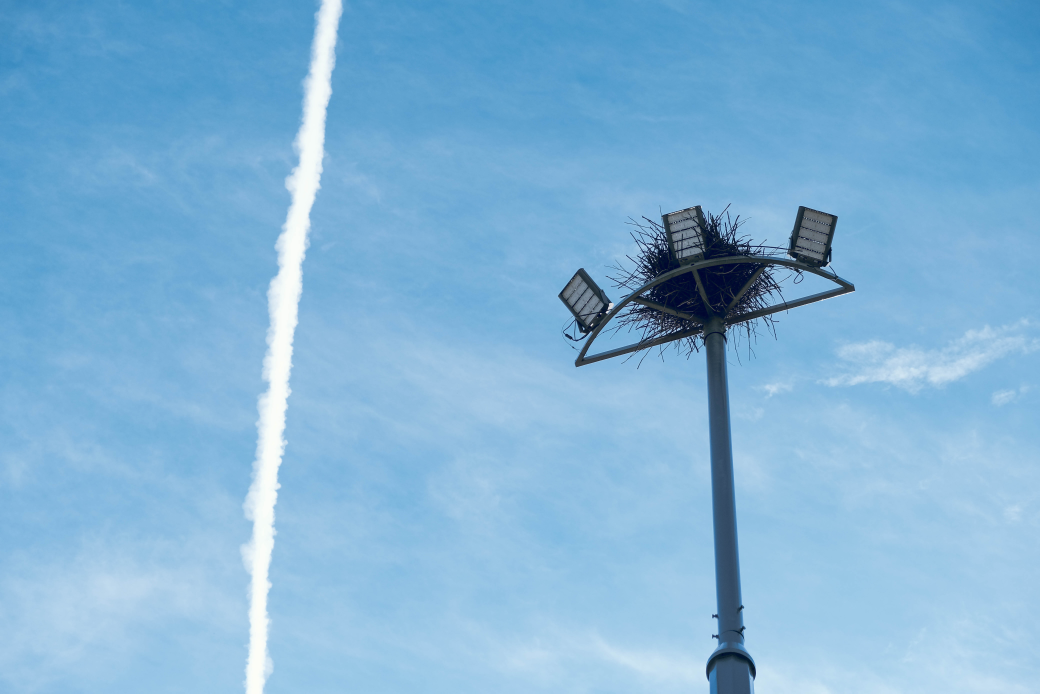
#> input picture photos/DSCF0057_retouched.jpg, 6240 x 4160 px (shown at 1/6 size); its folder holds only this picture in this run
$ python build.py
#> lines starting #> are read from the running program, lines starting #| are printed output that depends on the picture
"""Build the photo shop. Originals stay unchanged; previews and colour ordering are generated."""
from pathlib import Path
from datetime import datetime
from fractions import Fraction
from xml.etree import ElementTree
import hashlib
import json
import math
import re
import shutil

ROOT = Path(__file__).resolve().parent.parent
OUTPUT = ROOT / '_site'
SUPPORTED = {'.jpg', '.jpeg', '.png', '.webp', '.gif', '.avif'}
LAB_TRANSFORM = None


def clean_text(value):
    text = str(value or '').strip().strip('\x00')
    return text if text and all(c.isprintable() for c in text) else ''


def capture_date(value):
    match = re.match(r'^(\d{4})[:-](\d{2})[:-](\d{2})(?:[T ](\d{2}:\d{2}:\d{2}))?', str(value or ''))
    if not match:
        return ''
    date = '-'.join(match.group(i) for i in (1, 2, 3))
    if match.group(4):
        date += ' ' + match.group(4)
    try:
        datetime.fromisoformat(date)
    except ValueError:
        return ''
    return date


def xmp_fields(image):
    raw = image.info.get('xmp', '')
    text = raw.decode('utf-8', errors='replace') if isinstance(raw, bytes) else raw
    text = re.sub('[\x00-\x08\x0b\x0c\x0e-\x1f]', '', text)
    if not text:
        return {}
    try:
        root = ElementTree.fromstring(text)
    except ElementTree.ParseError:
        return {}
    fields = {}
    for node in root.iter():
        for key, value in node.attrib.items():
            fields[key.rsplit('}', 1)[-1]] = clean_text(value)
        if node.text and node.text.strip():
            fields[node.tag.rsplit('}', 1)[-1]] = clean_text(node.text)
    return fields


def number(value):
    try:
        value = float(Fraction(str(value)))
        return value if math.isfinite(value) and value > 0 else None
    except (ValueError, TypeError, ZeroDivisionError):
        return None


def camera_metadata(image):
    exif = image.getexif()
    values = dict(exif)
    try:
        values.update(exif.get_ifd(34665))
    except (KeyError, TypeError, ValueError):
        pass
    xmp = xmp_fields(image)
    metadata = {}
    camera = ' '.join(filter(None, (clean_text(values.get(tag)) for tag in (271, 272))))
    if camera:
        metadata['camera'] = camera
    lens = clean_text(values.get(42036)) or xmp.get('LensModel') or xmp.get('Lens')
    if lens:
        metadata['lens'] = lens
    # These exports contain corrupt IFD offsets: do not publish their repeated, invalid rationals.
    broken_ifd = bool(values.get(42036) and not clean_text(values[42036]))
    aperture = number(values.get(33437))
    broken_ifd = broken_ifd or bool(aperture and aperture < 0.5)
    if not broken_ifd:
        seconds = number(values.get(33434))
        if seconds:
            reciprocal = 1 / seconds
            metadata['shutter'] = (f'1/{round(reciprocal)} s' if seconds < 1 and abs(reciprocal - round(reciprocal)) < 0.01 else f'{seconds:g} s')
        if aperture:
            metadata['aperture'] = f'f/{aperture:g}'
        if values.get(34855):
            metadata['iso'] = str(values[34855])
        focal = number(values.get(37386))
        if focal:
            metadata['focalLength'] = f'{focal:g} mm'
        equivalent = number(values.get(41989))
        if equivalent:
            metadata['equivalentFocalLength'] = f'{equivalent:g} mm'
        if values.get(41987) in (0, 1):
            metadata['whiteBalance'] = {0: '自动', 1: '手动'}[values[41987]]
    date = capture_date(values.get(36867))
    for key in ('DateTimeOriginal', 'DateCreated', 'CreateDate'):
        date = date or capture_date(xmp.get(key))
    if date:
        metadata['capturedAt'] = date
    return metadata


def colour_features(image):
    from PIL import ImageCms, ImageStat
    global LAB_TRANSFORM
    if LAB_TRANSFORM is None:
        LAB_TRANSFORM = ImageCms.buildTransform(ImageCms.createProfile('sRGB'), ImageCms.createProfile('LAB'), 'RGB', 'LAB')
    sample = image.convert('RGB').resize((64, 64))
    lab = ImageCms.applyTransform(sample, LAB_TRANSFORM)
    stats = ImageStat.Stat(lab)
    return [round(stats.mean[0] * 100 / 255 * 0.7, 3), round(stats.mean[1] - 128, 3),
            round(stats.mean[2] - 128, 3), round(stats.stddev[0] * 100 / 255 * 0.3, 3)]


def colour_distance(first, second):
    return math.dist(first['colour'], second['colour'])


def colour_sequence(group):
    if len(group) < 3:
        return sorted(group, key=lambda p: (-p['colour'][0], p['name']))
    # Try every starting photo, then keep the smoothest nearest-neighbour path.
    candidates = []
    for start in range(len(group)):
        remaining = list(range(len(group)))
        remaining.remove(start)
        path = [start]
        while remaining:
            next_index = min(remaining, key=lambda i: (colour_distance(group[path[-1]], group[i]), group[i]['name']))
            path.append(next_index)
            remaining.remove(next_index)
        cost = sum(colour_distance(group[a], group[b]) for a, b in zip(path, path[1:]))
        candidates.append((cost, path))
    path = min(candidates, key=lambda candidate: candidate[0])[1]
    if group[path[0]]['colour'][0] < group[path[-1]]['colour'][0]:
        path.reverse()
    return [group[i] for i in path]


def arrange_photos(photos):
    groups = {}
    for photo in photos:
        day = photo['metadata'].get('capturedAt', '')[:10]
        groups.setdefault((photo['owner'], day), []).append(photo)
    arranged = []
    for key in sorted(groups, key=lambda key: (key[0], key[1] or '9999')):
        arranged.extend(colour_sequence(groups[key]))
    return arranged


def build():
    if OUTPUT.exists():
        shutil.rmtree(OUTPUT)
    shutil.copytree(ROOT / 'public', OUTPUT)
    photos = []
    images = [p for p in sorted((ROOT / 'photos').rglob('*')) if p.is_file() and p.suffix.lower() in SUPPORTED]
    if images:
        from PIL import Image, ImageOps
        Image.MAX_IMAGE_PIXELS = None
        for directory in ('thumbnails', 'previews', 'originals'):
            (OUTPUT / 'media' / directory).mkdir(parents=True, exist_ok=True)
        for source in images:
            relative = source.relative_to(ROOT / 'photos')
            owner = relative.parts[0] if relative.parts[0] in {'guigui', 'xiaoqiu'} else 'guigui'
            key = hashlib.sha256(relative.as_posix().encode() + source.read_bytes()).hexdigest()[:24]
            original = f'media/originals/{key}{source.suffix.lower()}'
            shutil.copyfile(source, OUTPUT / original)
            with Image.open(source) as image:
#> image is the input picture: PIL image 6240x4160 RGB; mean R, G, B 128.8, 179.3, 215.2
                metadata = camera_metadata(image)
#> in camera_metadata, `values = dict(exif)`: values = 8 items
#> the loop in xmp_fields, `for node in root.iter():` made 128 passes
#> after the loop in xmp_fields, `for node in root.iter():`: fields = 204 items
#> in camera_metadata, `lens = clean_text(values.get(42036)) or xmp.get('LensModel') or xmp.ge..`: lens = 'XF18-55mmF2.8-4 R LM OIS'
#> in camera_metadata, `broken_ifd = bool(values.get(42036) and not clean_text(values[42036]))`: broken_ifd = False
#> in camera_metadata, `aperture = number(values.get(33437))`: aperture = 4
#> in camera_metadata, `seconds = number(values.get(33434))`: seconds = 0.0008
#> in camera_metadata, `reciprocal = 1 / seconds`: reciprocal = 1250
#> in camera_metadata, `focal = number(values.get(37386))`: focal = 44.4
#> in camera_metadata, `equivalent = number(values.get(41989))`: equivalent = 67
#> in camera_metadata, `date = capture_date(values.get(36867))`: date = '2026-11-09 15:55:32'
#> metadata = 9 items
                if not metadata.get('capturedAt'):
                    for part in relative.parts[:-1]:
                        if re.fullmatch(r'\d{4}-\d{2}-\d{2}', part) and capture_date(part):
                            metadata['capturedAt'] = part
                image_format = image.format
#> image_format = 'JPEG'
                image = ImageOps.exif_transpose(image).convert('RGB')
                width, height = image.size
#> width = 6240; height = 4160
                colour = colour_features(image)
#> in colour_features, `sample = image.convert('RGB').resize((64, 64))`:
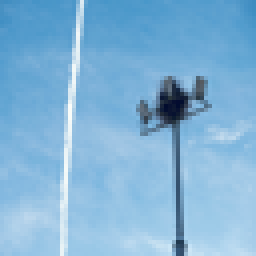
#> sample: PIL image 64x64 RGB (shown 4 times larger); mean R, G, B 128.8, 179.3, 215.2
#> in colour_features, `lab = ImageCms.applyTransform(sample, LAB_TRANSFORM)`: lab: PIL image 64x64 LAB; mean of channels 0, 1, 2 179.4, 243.9, 231.8
#> colour = [49.26, -9.9, -23.77, 3.32]
                for directory, edge, quality in (('thumbnails', 720, 80), ('previews', 2400, 88)):
                    copy = image.copy()
                    copy.thumbnail((edge, edge))
                    copy.save(OUTPUT / 'media' / directory / f'{key}.webp', quality=quality, method=6)
#> this loop made 2 passes
#> pass 1, in build, `copy.save(OUTPUT / 'media' / directory / f'{key}.webp', quality=qualit..`:
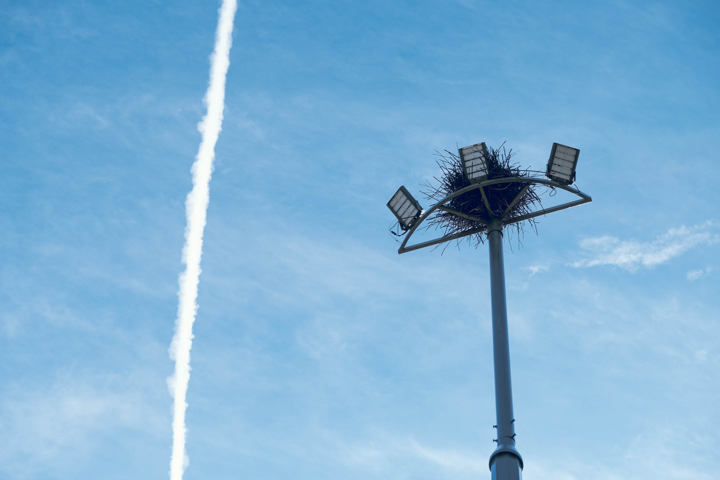
#> saved as d62fc9e8b4a3b363e44e867c.webp: PIL image 720x480 RGB; mean R, G, B 128.9, 179.4, 215.3
            photos.append({'name': source.stem, 'filename': source.name, 'owner': owner,
                           'width': width, 'height': height, 'bytes': source.stat().st_size,
                           'format': image_format, 'metadata': metadata, 'colour': colour,
                           'thumbnail': f'media/thumbnails/{key}.webp',
                           'preview': f'media/previews/{key}.webp', 'original': original})
    photos = arrange_photos(photos)
#> the loop in arrange_photos, `for photo in photos:` made 1 pass
#> day on pass 1: '2026-11-09'
#> after the loop in arrange_photos, `for photo in photos:`: groups = 1 item
#> the loop in arrange_photos, `for key in sorted(groups, key=lambda key: (key[0], key[1] or '9999')):` made 1 pass
#> photos = 1 item
    (OUTPUT / 'photos.json').write_text(json.dumps({'photos': photos}, ensure_ascii=False), encoding='utf-8')
    (OUTPUT / '.nojekyll').touch()
    print(f'Built {len(photos)} photos in {OUTPUT}')
#| Built 1 photos in _site


if __name__ == '__main__':
    build()

$ run again, on photos/DSCF0063_retouched.jpg
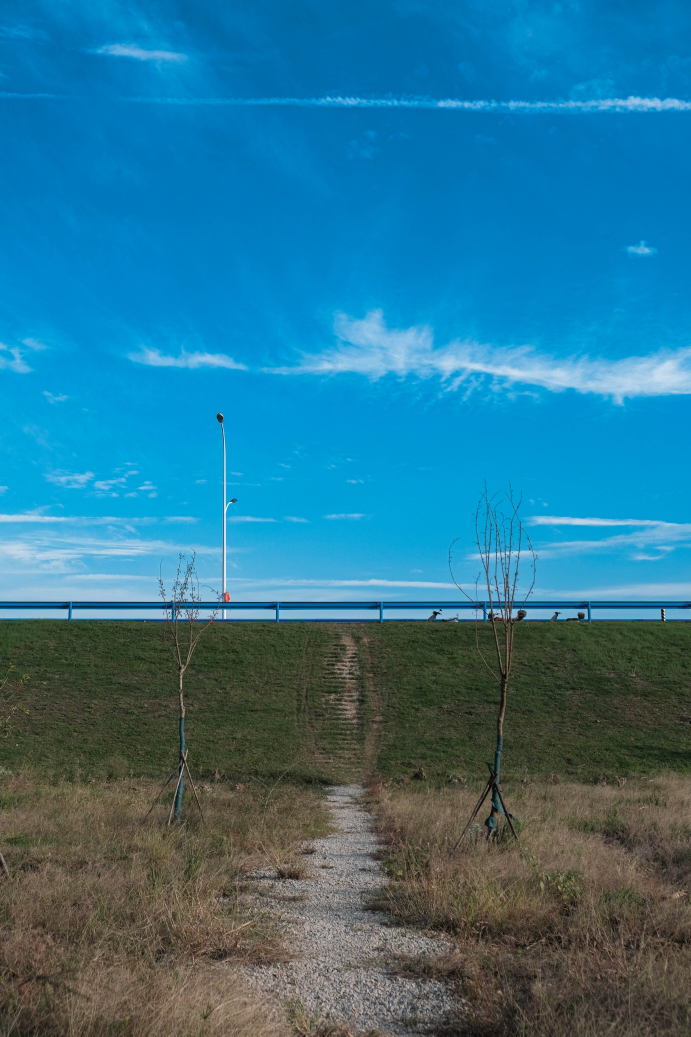
#> input picture photos/DSCF0063_retouched.jpg, 4145 x 6217 px (shown at 1/6 size)
#> in build, image is the input picture: PIL image 4145x6217 RGB; mean R, G, B 44, 116.4, 145.1
#> values = 8 items
#> the loop in xmp_fields, `for node in root.iter():` made 412 passes
#> after the loop in xmp_fields, `for node in root.iter():`: fields = 188 items
#> lens = 'XF18-55mmF2.8-4 R LM OIS'
#> broken_ifd = False
#> aperture = 4.5
#> seconds = 0.00147
#> reciprocal = 680
#> focal = 26.5
#> equivalent = 40
#> in camera_metadata, `date = capture_date(values.get(36867))`: date = '2026-11-09 16:08:56'
#> metadata = 9 items
#> in colour_features, `sample = image.convert('RGB').resize((64, 64))`:
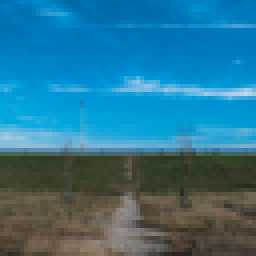
#> sample: PIL image 64x64 RGB (shown 4 times larger); mean R, G, B 44, 116.4, 145.1
#> lab: PIL image 64x64 LAB; mean of channels 0, 1, 2 118.4, 186.4, 135.1
#> colour = [32.5, -8.63, -19.44, 4.11]
#> the loop in build, `for directory, edge, quality in (('thumbnails', 720, 80), ('previews',..` made 2 passes
#> pass 1, in build, `copy.save(OUTPUT / 'media' / directory / f'{key}.webp', quality=qualit..`:
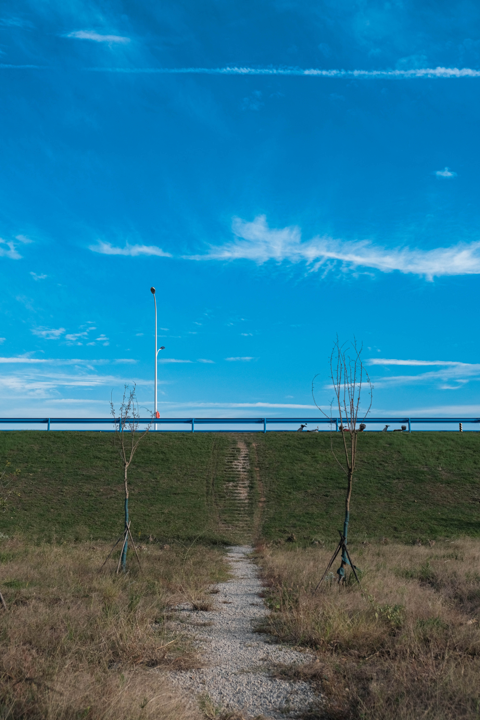
#> saved as c1e6a686e45dc62161d23c6a.webp: PIL image 480x720 RGB; mean R, G, B 44, 116.5, 145.1
#> the loop in arrange_photos, `for photo in photos:` made 1 pass
#> day on pass 1: '2026-11-09'
#> after the loop in arrange_photos, `for photo in photos:`: groups = 1 item
#> the loop in arrange_photos, `for key in sorted(groups, key=lambda key: (key[0], key[1] or '9999')):` made 1 pass
#| Built 1 photos in _site
